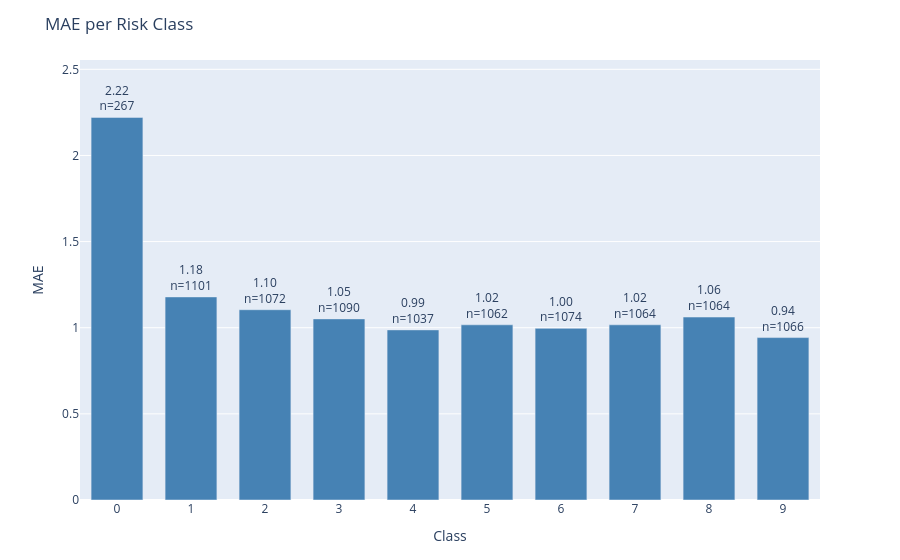

Source (notebook cell):
### Code cell
plot_error_by_group(
    df=results_test,
    y_true_col='actual',
    y_pred_col='prediction',
    group_by='class',
    metric='mae',
    title='MAE per Risk Class'
)

### Figure 1 — Plotly figure (JSON) as saved in the notebook; plotly's stock layout.template omitted (floating-point values rounded to 4 significant figures)
{"data": [{"marker": {"color": "steelblue"}, "text": ["2.22<br>n=267", "1.18<br>n=1101", "1.10<br>n=1072", "1.05<br>n=1090", "0.99<br>n=1037", "1.02<br>n=1062", "1.00<br>n=1074", "1.02<br>n=1064", "1.06<br>n=1064", "0.94<br>n=1066"], "textposition": "outside", "type": "bar", "x": ["0", "1", "2", "3", "4", "5", "6", "7", "8", "9"], "y": [2.221, 1.179, 1.104, 1.051, 0.9875, 1.017, 0.9963, 1.017, 1.062, 0.9428]}], "layout": {"bargap": 0.3, "margin": {"b": 60, "t": 60}, "title": {"text": "MAE per Risk Class"}, "uniformtext": {"minsize": 8, "mode": "hide"}, "xaxis": {"title": {"text": "Class"}}, "yaxis": {"range": [0, 2.554], "title": {"text": "MAE"}}}}
